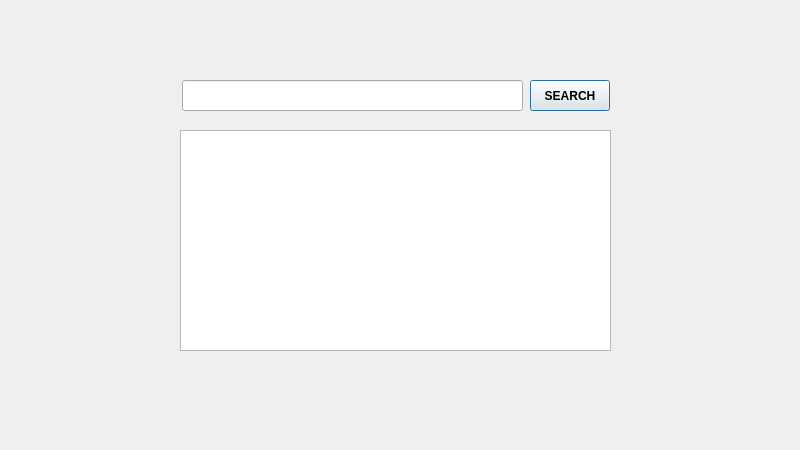
<?xml version="1.0" encoding="UTF-8"?>
<ui version="4.0">
 <class>Search</class>
 <widget class="QDialog" name="Search">
  <property name="geometry">
   <rect>
    <x>0</x>
    <y>0</y>
    <width>800</width>
    <height>450</height>
   </rect>
  </property>
  <property name="maximumSize">
   <size>
    <width>800</width>
    <height>450</height>
   </size>
  </property>
  <property name="windowTitle">
   <string>Search</string>
  </property>
  <widget class="QLabel" name="label">
   <property name="geometry">
    <rect>
     <x>0</x>
     <y>0</y>
     <width>801</width>
     <height>511</height>
    </rect>
   </property>
   <property name="text">
    <string/>
   </property>
   <property name="pixmap">
    <pixmap resource="Rescourse.qrc">:/Image/Image/frame.jpg</pixmap>
   </property>
   <property name="scaledContents">
    <bool>true</bool>
   </property>
  </widget>
  <widget class="QTextBrowser" name="textBrowser">
   <property name="geometry">
    <rect>
     <x>180</x>
     <y>130</y>
     <width>431</width>
     <height>221</height>
    </rect>
   </property>
   <property name="font">
    <font>
     <pointsize>12</pointsize>
     <bold>true</bold>
    </font>
   </property>
  </widget>
  <widget class="QPushButton" name="pushButton">
   <property name="geometry">
    <rect>
     <x>530</x>
     <y>80</y>
     <width>80</width>
     <height>31</height>
    </rect>
   </property>
   <property name="font">
    <font>
     <bold>true</bold>
    </font>
   </property>
   <property name="text">
    <string>SEARCH</string>
   </property>
  </widget>
  <widget class="QLineEdit" name="lineEdit">
   <property name="geometry">
    <rect>
     <x>182</x>
     <y>80</y>
     <width>341</width>
     <height>31</height>
    </rect>
   </property>
   <property name="font">
    <font>
     <bold>true</bold>
    </font>
   </property>
  </widget>
 </widget>
 <resources>
  <include location="Rescourse.qrc"/>
 </resources>
 <connections/>
</ui>
